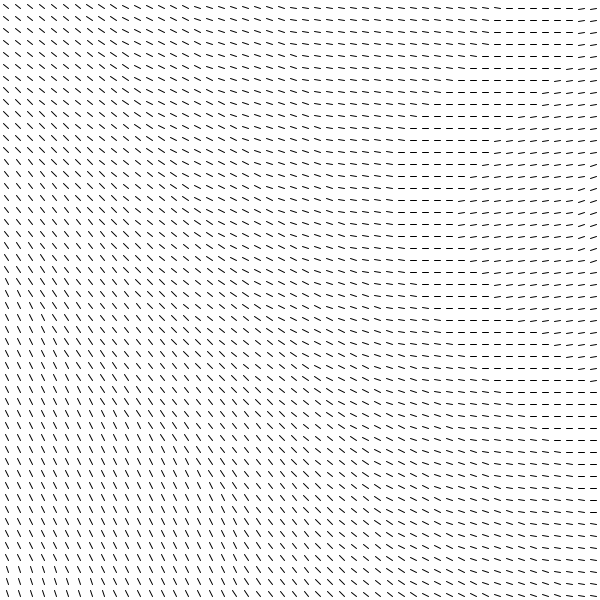
Frame 1 (no input)
Frame 60 (the mouse pressed at the canvas centre just before this capture): identical to frame 1, image omitted
Frame 120 (the mouse held since frame 60 and released just before this capture): identical to frame 1, image omitted

The Processing sketch that drew this single still picture (run headless with seeded random() and noise(); from frame 60 on, the mouse is pressed at the canvas centre):

// Processing sketch: flow_grid
// ── flow_grid.pde
final int xOff = 100;
final int yOff = 100;
final int spacing = 12;
final float rez = 0.0005;

class GridAngle {
  int x, y, r;
  float angle;
  PVector v;
  
  GridAngle(int _x, int _y, int _r, float _angle) {
    x = _x;
    y = _y;
    r = _r;
    angle = _angle;
    
    v = new PVector(x + r * cos(angle), y + r * sin(angle));
  }
  
  void display() {
   strokeWeight(1);
   //stroke(255);
   line(x, y, v.x, v.y);
  }
}
 
ArrayList createGrid() {
  ArrayList<ArrayList<GridAngle>> grid = new ArrayList<ArrayList<GridAngle>>();
 for (int x = -xOff; x < width + xOff; x += spacing) {
   ArrayList<GridAngle> row = new ArrayList<GridAngle>();
   
   for (int y = -yOff; y < width + yOff; y += spacing) {
     float angle = map(noise(x * rez, y * rez), 0.0, 1.0, 0.0, TAU);
     
     row.add(new GridAngle(x, y, spacing / 2, angle));
   }
   
   grid.add(row);
 }
 
 return grid;
}
 
 void setup() {
   size(600, 600);
   noFill();
 }
 
 void draw() {
  background(255);
  ArrayList<ArrayList<GridAngle>> grid = createGrid();
   
   for (int x = 0; x < grid.size(); x++) {
     for (int y = 0; y < grid.get(0).size(); y++) {
       grid.get(x).get(y).display();
     }
   }
}
